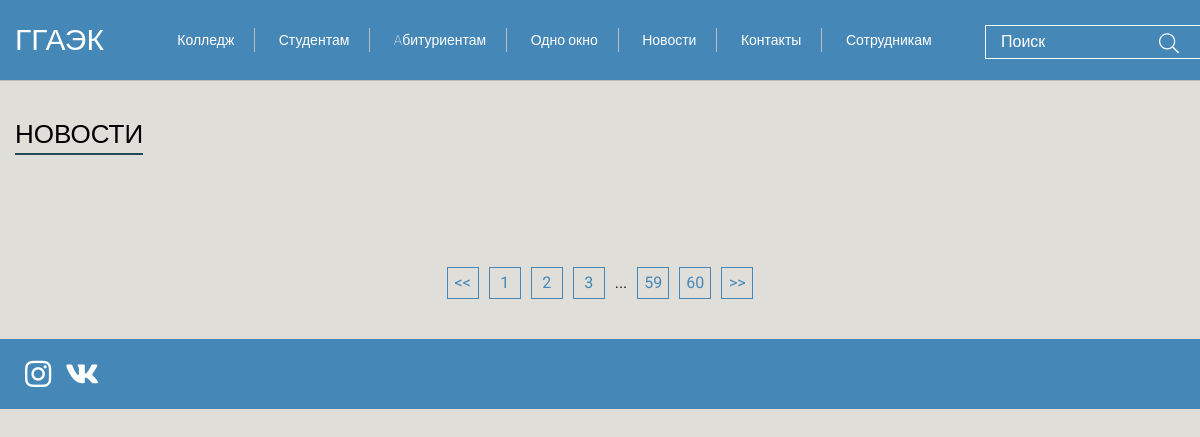
The page /news/ on the database as committed earlier.
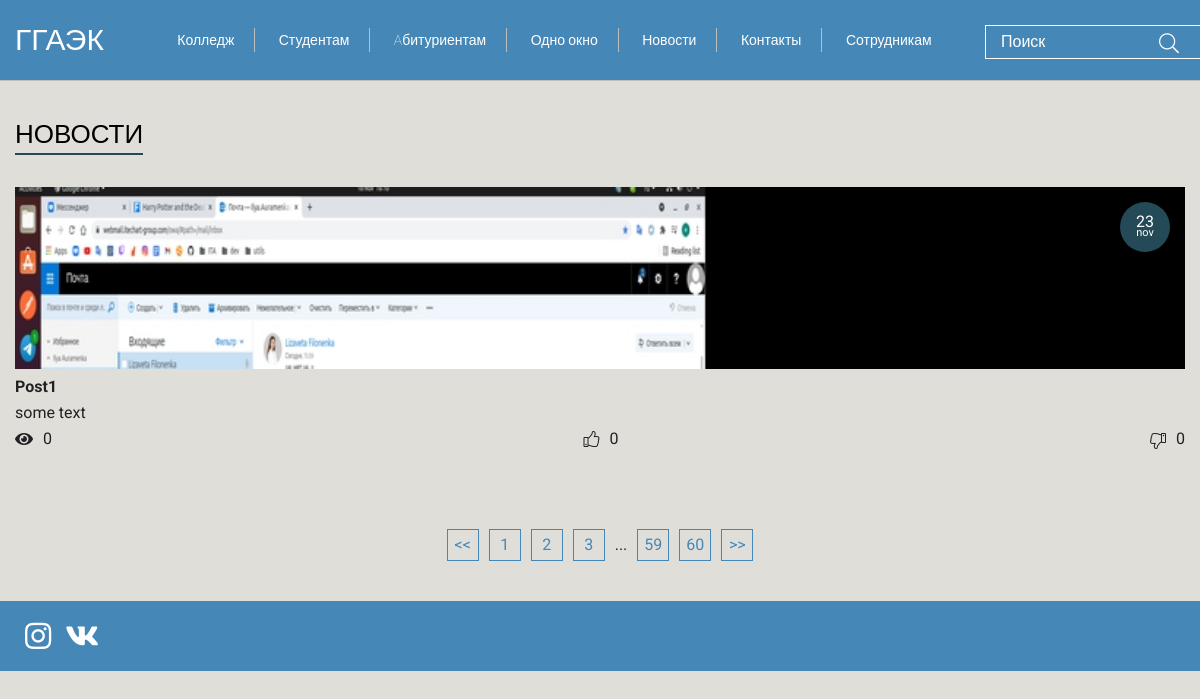
The same page on the database as committed later.
### news/models.py (models this page shows, shortened)
class Post(models.Model):
    title = models.CharField(max_length=100)
    text = models.TextField()
    date = models.DateField()
    image = models.ImageField(upload_to=get_image_path)
    likes = models.ManyToManyField(CustomUser, related_name='liked_posts')
    dislikes = models.ManyToManyField(CustomUser, related_name='disliked_posts')
    category = models.ForeignKey(Category, on_delete=models.CASCADE)
    views = models.ManyToManyField(CustomUser, related_name='viewed_posts')

### news/views.py (the view)
# urls.py: path('news/', include('news.urls')),
def news(request):
    posts = Post.objects.all()
    return render(request, 'news.html', {'posts': posts})

### news/templates/news.html (shortened to what this page needs)
{% extends 'base.html' %}
{% load static %}
{% block style %}
    <link rel="stylesheet" href="{% static 'css/news.css' %}">
{% endblock %}
{% block content %}
<section class="news">
	<div class="container">
	<div class="wrap">
		<p class="news__title title">Новости</p>
		<div class="news__wrapper">
			<div class="news__cards">
            {% for post in posts %}
				<figure class="news__card">
					  <div class="news__image-block"><img src="{{ post.image.url }}" class="news__image" alt="news1"> </div>
					<figcaption>
					    <div class="news__date"><span class="day">{{ post.date.day }}</span><span class="month">{{ post.date|date:"b" }}</span></div>
					    <h3 class="news__card-title">{{ post.title }}</h3>
					    <p>{{ post.text }}</p>
					    <footer class="news__footer">
					      <div class=" news__footer-block "><span class="news__views icon-1"></span>{{ post.views.count }}</div>
					 	  <div class="news__footer-block"><span class="news__like icon-like"></span>{{ post.likes.count }}</div>
					 	   <div class="news__footer-block"><span class="news__dislike icon-like"></span>{{ post.dislikes.count }}</div>
					    </footer>
					  </figcaption>
					  <a href="#"></a>
				</figure>
            {% endfor %}
			</div>
			<ul class="news__nav">
				<li class="news__nav-block">
						<a class="news__nav-number"><<</a>
				</li>
				<li class="news__nav-block">
						<a class="news__nav-number">1</a>
				</li>
				<li class="news__nav-block">
						<a class="news__nav-number">2</a>
				</li>
				<li class="news__nav-block">
						<a class="news__nav-number">3</a>
				</li>
				<li class="news__nav-dots" >...</li>
				<li class="news__nav-block">
						<a class="news__nav-number">59</a>
				</li>
				<li class="news__nav-block new">
						<a class="news__nav-number">60</a>
				</li>
				<li class="news__nav-block">
						<a class="news__nav-number">>></a>
				</li>
			</ul>
		</div>
		</div>
	</div>
</section>
{% endblock %}

### ggaek/templates/base.html (shortened to what this page needs)
{% load static %}
<!DOCTYPE html>
<html lang="en">
<head>
    <link rel="stylesheet" href="{% static 'css/iconsfont.css' %}">
	<link rel="stylesheet" href="{% static 'css/normalizer.css' %}">
	<link rel="stylesheet" href="{% static 'css/base.css' %}">
    {% block style %}
    {% endblock %}
</head>
<body>
<header class="header">
	<div class="wrap">
	<div class="header__wrapper">
		<div >
				<a href="" class="header__logo" >ГГАЭК</a>
		</div>
		<nav class="one">
		<ul class="header__topmenu">
				<li>
					<a href="#">Колледж</a>
				</li>
				<li>
					<a href="#">Студентам</a>
				</li>
				<li>
					<a href="#">Aбитуриентам</a>
				</li>
				<li>
					<a href="#">Одно окно</a>
				</li>
				<li><a href="{% url 'news' %}">Новости</a></li>
				<li>
					<a href="#">Контакты</a>
				</li>
				<li>
					<a href="#">Сотрудникам</a>
				</li>
        </ul>
		</nav>
			<div class="d5">
			<form>
                <label>
                    <input type="text" placeholder="Поиск" >
                </label>
                <button type="submit" class="header__search-icon icon-search"></button>
			</form>
			</div>
	</div>
	</div>
</header>
{% block content %}
{% endblock %}
<footer class="footer">
	<div class="footer-container">
		<div class="wrap">
			<div class="footer__contacts">
				<ul class="footer__contacts-icons">
						<li class="icon-instagram"></li>
						<li class="icon-vk"></li>
				</ul>
			</div>
		</div>
	</div>
</footer>
</body>
</html>

### ggaek/static/css/base.css (style rules this page uses)
.wrap { max-width: 1170px; margin:0 auto; }
.header { position: fixed; top: 0; left: 0; width: 100%; background-color: #4588B7; z-index: 100; }
.header__wrapper { display: flex; justify-content: space-between; height: 80px; align-items: center; }
.header__logo { color: white; font-weight: 300; font-size: 30px; }
ul { list-style: none; margin: 0; padding: 0; }
.header__topmenu > li { display: inline-block; font-weight: lighter; margin: 0 auto; padding: 5px 20px 5px 20px; position: relative; border-right: 1px solid #BDBDBD; }
.header__topmenu li a { color: white; }
.header__topmenu > li:last-child { margin-right: 0; border: 0; padding-right: 0; }
.one { font-size: 14px; }
.d5 form { position: relative; width: 200px; height: 30px; }
.d5 { background: #4588B7; }
.d5 input, .d5 button { outline: none; background: transparent; }
.d5 input { position: absolute; width: 100%; height: 100%; padding-left: 15px; border: 1px solid white; transition-duration: .3s; }
.d5 button { border: none; font-size: 20px; position: absolute; top: 7px; right: 0; cursor: pointer; }
.icon-search { color: white; }
::placeholder { font-weight: lighter; font-family: 'Roboto', sans-serif; color: white; }
.footer-container { min-width: 100vw; min-height: 50px; background-color: #4588B7; padding-top: 20px; }
.footer__contacts-icons li { margin-left: 10px; color: white; font-size: 30px; display: inline-block; transition: 0.4s; cursor: pointer; }

### news/static/css/news.css (style rules this page uses)
.title { position: relative; display: inline-block; color: black; text-transform: uppercase; font-size: 26px; margin-top: 40px; text-align: left; font-family: 'PT Sans', sans-serif; }
.title::after { position: absolute; content: ''; width: 100%; height: 2px; background-color: #244A57; bottom: -8px; left: 0; }
.container { min-height: 100%; max-width: 100%; margin-top: 80px; border-top: 1px solid #c3bdb7; }
.news__cards { margin-top: 40px; box-sizing: border-box; display: grid; align-items: center; grid-template-columns: repeat(auto-fit, minmax(300px, 1fr)); grid-gap: 40px 40px; padding-bottom: 40px; }
.news__card { position: relative; }
.news__image { width: 100%; transition: .15s all; height: 182px; object-fit: cover; margin-bottom: 10px; }
.news__card h3 { margin-bottom: 10px; }
.news__card p { margin-bottom: 10px; text-align: justify; }
.news__date { height: 50px; width: 50px; text-align: center; top: 15px; right: 15px; border-radius: 50%; background: #244A57; position: absolute; z-index: 10; }
.news__date span { display: block; line-height: 11px; padding-top: 14px; color: white; }
.news__date span:last-child { padding: 0; }
.month { font-size: 11px; }
.news__footer { display: flex; justify-content: space-between; }
.news__dislike { transform: rotate(180deg); display: block; }
.news__footer-block { display: flex; }
.news__footer-block span { margin-right: 10px; }
.news__card a { position: absolute; top: 0; left: 0; width: 100%; height: 100%; z-index: 7; }
.news__nav { margin: 40px 0; display: flex; align-items: center; justify-content: center; }
.news__nav-block { width: 30px; height: 30px; text-align: center; border: 1px solid #4588B7; margin-right: 10px; display: flex; align-items: center; justify-content: center; }
.news__nav-dots { margin-right: 10px; }
.news__nav-block:last-child { margin-right: 0; }
.news__nav-number { color: #4588B7; }

Rows that differ between the two databases and show on the page:
added Post: image (picture), date.day "23", date "nov", title "Post1", text "some text", views.count "0", likes.count "0", dislikes.count "0"
